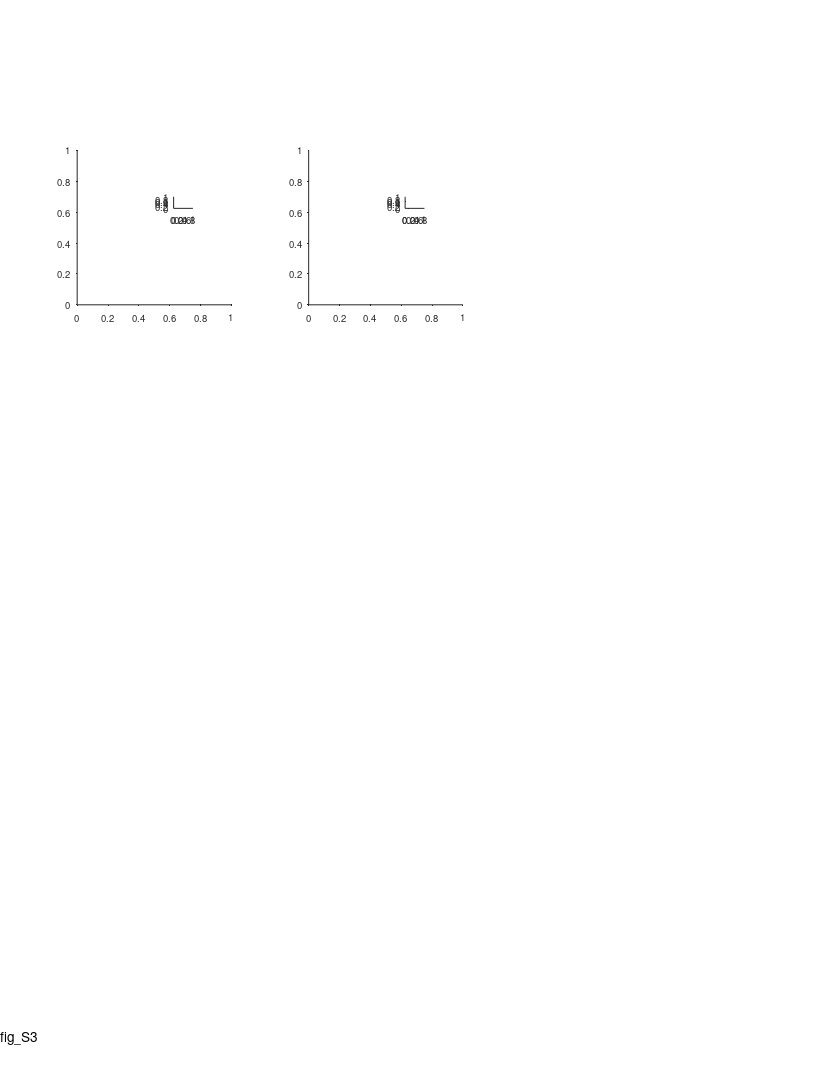

Write the MATLAB code that produced this figure. (Note: this script raises an error after producing the figure.)
%% Large Scale - supp fig - comparing the two arms

%%
clear 
clc

%% define output files
res_dir = 'L:\paper_figures';
mkdir(res_dir)
fig_name_str = 'fig_S3';
fig_caption_str = 'compare firing patterns between the two arms (long vs. short)';
log_name_str = [fig_name_str '_log_file' '.txt'];
log_name_str = strrep(log_name_str , ':', '-');
log_name_str = strrep(log_name_str , ' ', '_');
log_name_out = fullfile(res_dir, log_name_str);

%% open log file
diary off
diary(log_name_out)
diary on
disp('Log file');
disp(['created: ', datestr(clock)]);
disp('======================================================');
disp([fig_name_str ':' fig_caption_str]);
disp('======================================================');
disp('');

%% create figure
% =========================================================================
% figure_size_cm = [21.0 29.7]; % ~A4
figure_size_cm = [21.6 27.9]; % ~US letter
figure ;
% Some WYSIWYG options:
set(gcf,'DefaultAxesFontSize',7);
set(gcf,'DefaultAxesFontName','helvetica');
set(gcf,'DefaultAxesUnits','centimeters');
set(gcf,'PaperType','usletter')
% set(gcf,'PaperType','<custom>');
set(gcf,'PaperUnits','centimeters','PaperPosition',[0 0 figure_size_cm]);
set(gcf,'PaperOrientation','portrait');
set(gcf,'Units','centimeters','Position',get(gcf,'paperPosition')+[0 0 0 0]); % position on screen...
set(gcf, 'Renderer', 'painters');
set(groot, 'defaultAxesTickDir', 'out');
set(groot,  'defaultAxesTickDirMode', 'manual');
annotation('textbox', [0.5 1 0 0], 'String',fig_name_str, 'HorizontalAlignment','center','Interpreter','none', 'FitBoxToText','on');
pause(0.2); % workaround to solve matlab automatically changing the axes positions...

% create panels
panels_size = [4 4];
panel_A(1) = axes('position', [ 2 20 panels_size]);
panel_A(2) = axes('position', [ 8 20 panels_size]);
panel_A_legend(1) = axes('position', [ 4.5 22.5 0.5 0.3]);
panel_A_legend(2) = axes('position', [10.5 22.5 0.5 0.3]);

%% load population data
% =========================================================================
prm = PARAMS_GetAll();
cells_t = DS_get_cells_summary();
bats = [79,148,34,9861,2289];
cells_t(~ismember(cells_t.bat, bats ),:) = [];
cells = cellfun(@(c)(cell_load_data(c,'details')), cells_t.cell_ID, 'UniformOutput',0);
cells = [cells{:}];
cells = [cells.details];
cells(~contains({cells.brain_area}, 'CA1')) = [];
cells(~ismember([cells.ClusterQuality], [2])) = [];
cells = cellfun(@(c)(cell_load_data(c,'details','stats')), {cells.cell_ID}, 'UniformOutput',0);
cells = [cells{:}];
cells_details = [cells.details];
cells_ID = {cells_details.cell_ID};
stats = [cells.stats];
stats = [stats.all];
cells_ID([stats.meanFR_all]>prm.inclusion.interneuron_FR_thr)=[];
clear cells stats cells_details cells_t
cells = cellfun(@(c)(cell_load_data(c,'details','stats','meanFR','stats','inclusion','signif','fields','FR_map','Ipos')), cells_ID, 'UniformOutput',0);
cells = [cells{:}];
whos cells

%% load LM data
exp_ID = 'b2289_d180615';
exp = exp_load_data(exp_ID,'LM');
LM = exp.LM;
% LM( contains({LM.name},{'ball','enter'}) ) = [];
turn_point_LM = LM( contains({LM.name},{'turn-point'}) );

%% panel A - compare fields size between short/long arms
% arrange data
fields_size = builtin('cell',length(cells),2);
for ii_dir = 1:2
    for ii_cell = 1:length(cells)
        cell = cells(ii_cell);
        if ~cell.signif(ii_dir).TF % check signif per direction
            continue;
        end
        fields = cell.fields{ii_dir};
        fields([fields.in_low_speed_area]) = []; % remove fields in low speed area
        pos = [fields.loc];
        width = [fields.width_prc];
        pos_thr = turn_point_LM.pos_proj;
        IX1 = pos <  pos_thr;
        IX2 = pos >= pos_thr;
        fields_size{ii_cell,ii_dir,1} = width(IX1);
        fields_size{ii_cell,ii_dir,2} = width(IX2);
    end
end
nFields = cellfun(@length, fields_size);
nFields(nFields==0) = nan;

% plot
% figure
axes(panel_A(1));
cla
hold on
text(-0.1,1.1, 'A', 'Units','normalized','FontWeight','bold');
for ii_dir = 1:2
    axes(panel_A(ii_dir));
%     subplot(1,2,ii_dir)
    cla
    hold on
    
    x1 = [fields_size{:,ii_dir,1}];
    x2 = [fields_size{:,ii_dir,2}];
    
    c = prm.graphics.colors.flight_directions{ii_dir};
    nBins = 15;
    h1 = histogram( x1 );
    h1.NumBins = nBins;
    h1.Normalization = 'pdf';
    h1.DisplayStyle = 'stairs';
    h1.EdgeColor = c;
    h1.LineWidth = 2; % long arm
    h2 = histogram( x2 );
    h2.NumBins = nBins;
    h2.Normalization = 'pdf';
    h2.DisplayStyle = 'stairs';
    h2.EdgeColor = c;
    h2.LineWidth = 1; % short arm
    [H,P_KS,KSSTAT] = kstest2(x1,x2);
    text(1,1,sprintf('P_{KS}=%.2f',P_KS),'Units','normalized','HorizontalAlignment','right','VerticalAlignment','top','FontSize',7);
    P_ranksum = ranksum(x1,x2);
%     text(1,0.9,sprintf('P_{Wilc}=%.2f',P_ranksum),'Units','normalized','HorizontalAlignment','right','VerticalAlignment','top','FontSize',7);
    ha=gca;
    ha.YScale = 'log';
%     title("dir "+ii_dir);
    xlabel('Field size (m)');
    ylabel('Probability');
end

%% add direction arrows
arrow_vec = 0.025*[-1 1];
arrow_y = 0.915*[1 1];
clear h
h(1)=annotation('arrow',      arrow_vec +0.18, arrow_y, 'Color', prm.graphics.colors.flight_directions{1});
h(2)=annotation('arrow', flip(arrow_vec)+0.46, arrow_y, 'Color', prm.graphics.colors.flight_directions{2});
[h.HeadWidth] = disperse([5 5]);
[h.HeadLength] = disperse([5 5]);

%% legend for long/short arms
for ii_dir = 1:2
    axes(panel_A_legend(ii_dir));
    cla
    hold on
    plot([1 2], [2 2], 'Color', prm.graphics.colors.flight_directions{ii_dir}, 'LineWidth', 2); % long arm
    plot([1 2], [1 1], 'Color', prm.graphics.colors.flight_directions{ii_dir}, 'LineWidth', 1); % shorty arm
    xlim([0.5 2.5])
    text(2.5, 1, 'Short arm', 'HorizontalAlignment','left','VerticalAlignment','middle','FontSize',7);
    text(2.5, 2, 'Long arm',  'HorizontalAlignment','left','VerticalAlignment','middle','FontSize',7);
    set(gca,'visible','off');
end

%% print/save the figure
fig_name_out = fullfile(res_dir, fig_name_str);
print(gcf, fig_name_out, '-dpdf', '-cmyk', '-painters');
% print(gcf, fig_name_out, '-dtiff', '-cmyk', '-painters');
% saveas(gcf , fig_name_out, 'fig');
disp('figure was successfully saved to pdf/tiff/fig formats');
